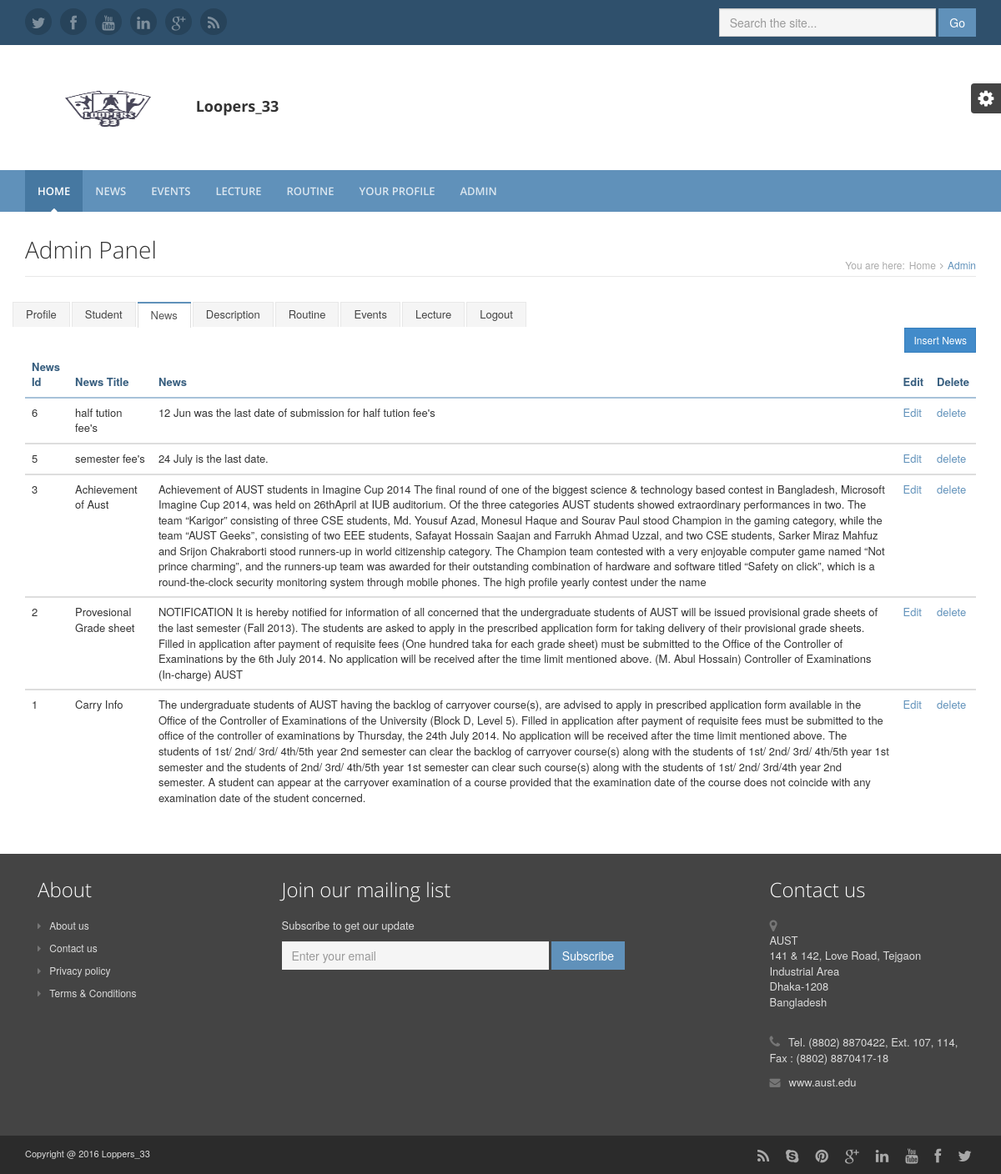
The page /admin_news.php on the database its author committed.
### tables this page shows
CREATE TABLE `news` (
  `news_id` int(11) NOT NULL,
  `news_title` varchar(200) NOT NULL,
  `news` varchar(1000) NOT NULL
);

### admin_news.php (the view)
<?php
	include 'header.php';
?>
	<div class="content container">
        <div class="page-wrapper">
                <header class="page-heading clearfix">
                    <h1 class="heading-title pull-left">Admin Panel</small></h1>
                    <div class="breadcrumbs pull-right">
                        <ul class="breadcrumbs-list">
                            <li class="breadcrumbs-label">You are here:</li>
                            <li><a href="index.php">Home</a><i class="fa fa-angle-right"></i></li>
                            <li class="current">Admin</li>
                        </ul>
                    </div>
                </header>
                <div class="page-content">
                    <div class="row page-row">
                    	<ul class="nav nav-tabs">
                          <li><a href="adminpro.php">Profile</a></li>
                          <li><a href="admin_std.php">Student</a></li>
                          <li class="active"><a href="admin_news.php">News</a></li>
                          <li><a href="admin_desc.php">Description</a></li>
                          <li><a href="admin_routine.php">Routine</a></li>
                          <li><a href="admin_events.php">Events</a></li>
                          <li><a href="admin_lecture.php">Lecture</a></li>
                          <li><a href="a_logout.php">Logout</a></li>
                        </ul>
	                    <div class="col-md-12">
                          <a href="news_add.php" class="btn btn-sm btn-primary pull-right">
                            Insert News
                          </a>
                          <div class="table-responsive">
                          <table class="table table-hover">
                              <thead>
                                <tr>
                                  <th>
                                    News Id
                                  </th>
                                  <th>
                                    News Title
                                  </th>
                                  <th>
                                    News
                                  </th>
                                  <th>
                                    Edit
                                  </th>
                                  <th>
                                    Delete
                                  </th>
                                </tr>
                              </thead>
                                <?php
                                  $con=mysqli_connect("localhost","root","","sms");
                                  $rslt=mysqli_query($con,"SELECT * from news order by news_id desc");
                                  while ($row=mysqli_fetch_array($rslt))
                                    {
                                ?>
                                <tbody>
                                  <tr>
                                    <td>
                                      <?php
                                        echo $row['news_id'];
                                      ?>
                                    </td>
                                    <td>
                                      <?php
                                        echo $row['news_title'];
                                      ?>
                                    </td>
                                    <td>
                                      <?php
                                        echo $row['news'];
                                      ?>
                                    </td>
                                    <td>
                                      <a href="news_edit.php?id=<?php echo $row['news_id']; ?>">
                                        Edit
                                      </a>
                                    </td>
                                    <td>
                                      <a onclick="return confirm('do you really want to delete this?')"
                                        href="news_del.php?id=<?php echo $row['news_id']; ?>">
                                        delete
                                      </a>
                                    </td>
                                  </tr>
                                </tbody>
                                <?php
                                   }
                                ?>
                              </table>
                            </div>
                        </div>
                   </div>
                </div>
            </div>
    </div>
<?php
  include 'footer.php';
?>

### assets/css/styles.css (style rules this page uses)
html, body { height: 100%; }
body { font-size: 13px; -webkit-font-smoothing: antialiased; -moz-osx-font-smoothing: grayscale; }
h1, h2, h3, h4, h5, h6 { font-family: 'open sans', arial, sans-serif; font-weight: 300; }
a { color: #6091ba; -webkit-transition: all 0.4s ease-in-out; -moz-transition: all 0.4s ease-in-out; -ms-transition: all 0.4s ease-in-out; -o-transition: all 0.4s ease-in-out; }
.btn { -webkit-transition: all 0.4s ease-in-out; -moz-transition: all 0.4s ease-in-out; -ms-transition: all 0.4s ease-in-out; -o-transition: all 0.4s ease-in-out; -webkit-border-radius: 0; -moz-border-radius: 0; -ms-border-radius: 0; -o-border-radius: 0; border-radius: 0; -moz-background-clip: padding; -webkit-background-clip: padding-box; background-clip: padding-box; }
.nav-tabs { border-bottom: none; position: relative; margin-bottom: -1px; }
.nav > li > a { font-size: 13px; }
.nav-tabs > li > a { border: 1px solid #e8e8e8; border-bottom: none; background: #f5f5f5; padding: 5px 15px; margin-right: 0; -webkit-border-radius: 0; -moz-border-radius: 0; -ms-border-radius: 0; -o-border-radius: 0; border-radius: 0; -moz-background-clip: padding; -webkit-background-clip: padding-box; background-clip: padding-box; color: #444444; -webkit-transition: all 0s; -moz-transition: all 0s; -ms-transition: all 0s; -o-transition: all 0s; }
.nav-tabs > li { margin-right: 2px; }
.nav-tabs > li.active { border-top: 2px solid #6091ba; }
.nav-tabs > li.active a, .nav-tabs > li.active a:hover, .nav-tabs > li.active a:active, .nav-tabs > li.active a:focus { border-bottom: 0; border-top: 0; }
.table > thead > tr > th, .table > tbody > tr > th, .table > tfoot > tr > th, .table > thead > tr > td, .table > tbody > tr > td, .table > tfoot > tr > td { border-top: 1px solid #ebebeb; }
.table > thead > tr > th { border-bottom: 2px solid #a7c2d9; color: #365d7e; }
.page-wrapper .page-heading { margin-bottom: 30px; border-bottom: 1px solid #e8e8e8; }
.page-wrapper .page-heading h1.heading-title { margin-top: 0; display: inline-block; font-size: 28px; }
.page-wrapper .breadcrumbs { display: inline-block; }
.page-wrapper .breadcrumbs ul { padding-top: 25px; margin: 0; }
.page-wrapper .breadcrumbs ul li { color: #6091ba; font-size: 12px; float: left; list-style: none; display: inline-block; }
.page-wrapper .breadcrumbs ul li a { display: inline-block; padding: 0 5px; color: #aaaaaa; }
.page-wrapper .breadcrumbs ul li.breadcrumbs-label { padding-right: 0; color: #aaaaaa; }
.page-wrapper .breadcrumbs ul li.current { max-width: 250px; white-space: nowrap; overflow: hidden; text-overflow: ellipsis; }
.page-wrapper .breadcrumbs ul li .fa { margin-right: 5px; color: #aaaaaa; }
.page-wrapper ul li { margin-bottom: 5px; }
.page-wrapper ul li .fa { margin-right: 5px; color: #6091ba; }
.page-wrapper ul.nav li { margin-bottom: 0; }
.page-wrapper .page-content .page-row { margin-bottom: 30px; }
@media (min-width: 992px) { html, body { height: 100%; } }
@media (min-width: 992px) { body { font-size: 13px; } }

### rows shown on the page
news: news_id "6", news_title "half tution fee's", news "12 Jun was the last date of submission for half tution fee's"
news: news_id "5", news_title "semester fee's", news "24 July is the last date."
news: news_id "3", news_title "Achievement of Aust", news "Achievement of AUST students in Imagine Cup 2014 The final round of one of the biggest science & technology based contest in Bangladesh, Microsoft Imagine Cup 2014, was held on 26thApril at IUB auditorium. Of the three categories AUST students showed extraordinary performances in two. The team “Karigor” consisting of three CSE students, Md. Yousuf Azad, Monesul Haque and Sourav Paul stood Champion in the gaming category, while the team “AUST Geeks”, consisting of two EEE students, Safayat Hossain Saajan and Farrukh Ahmad Uzzal, and two CSE students, Sarker Miraz Mahfuz and Srijon Chakraborti stood runners-up in world citizenship category. The Champion team contested with a very enjoyable…"
news: news_id "2", news_title "Provesional Grade sheet", news "NOTIFICATION It is hereby notified for information of all concerned that the undergraduate students of AUST will be issued provisional grade sheets of the last semester (Fall 2013). The students are asked to apply in the prescribed application form for taking delivery of their provisional grade sheets. Filled in application after payment of requisite fees (One hundred taka for each grade sheet) must be submitted to the Office of the Controller of Examinations by the 6th July 2014. No application will be received after the time limit mentioned above. (M. Abul Hossain) Controller of Examinations (In-charge) AUST"
news: news_id "1", news_title "Carry Info", news "The undergraduate students of AUST having the backlog of carryover course(s), are advised to apply in prescribed application form available in the Office of the Controller of Examinations of the University (Block D, Level 5). Filled in application after payment of requisite fees must be submitted to the office of the controller of examinations by Thursday, the 24th July 2014. No application will be received after the time limit mentioned above. The students of 1st/ 2nd/ 3rd/ 4th/5th year 2nd semester can clear the backlog of carryover course(s) along with the students of 1st/ 2nd/ 3rd/ 4th/5th year 1st semester and the students of 2nd/ 3rd/ 4th/5th year 1st semester can clear such course(s)…"
